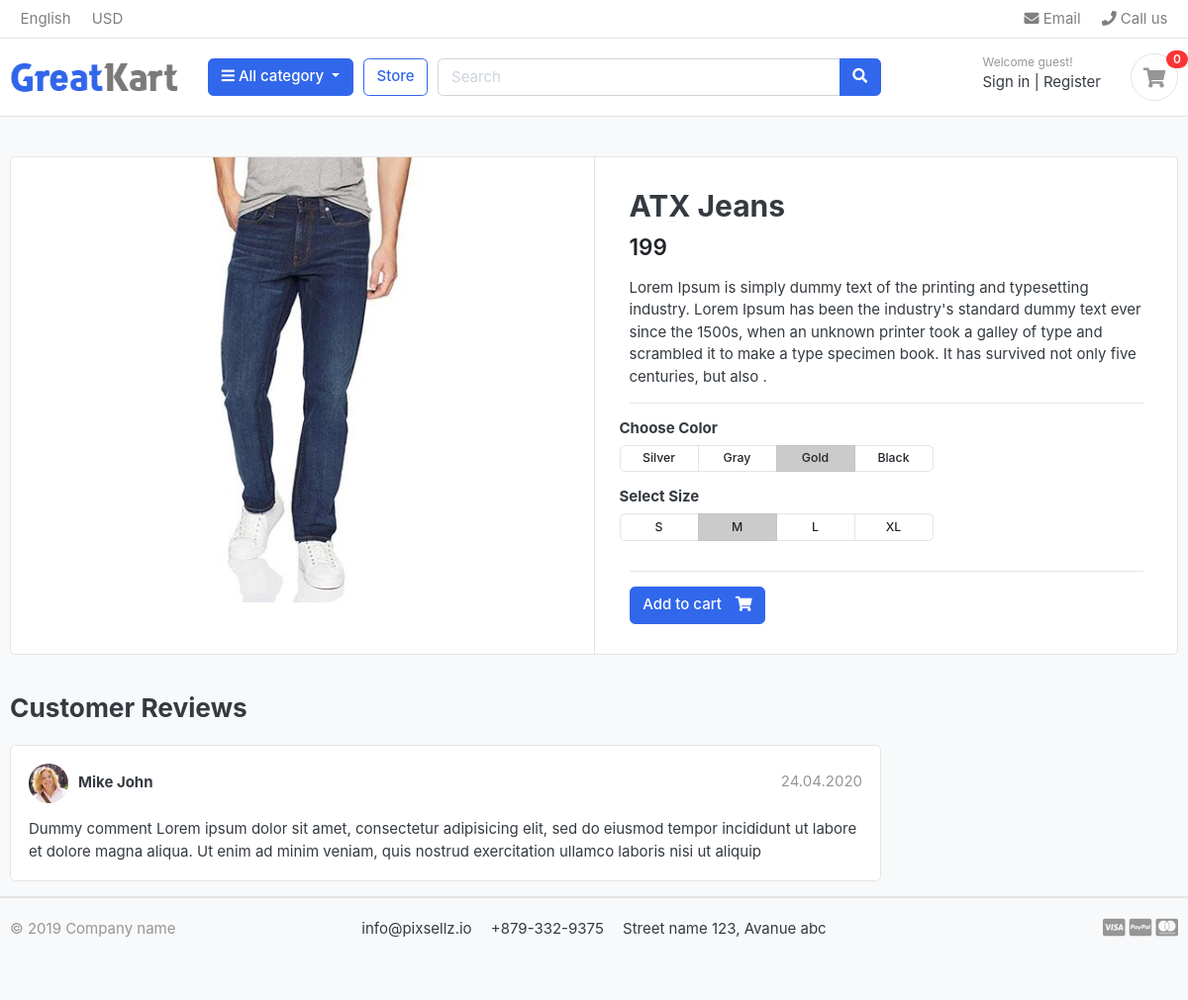
/store/category/jeans/atx-jeans/, run on an earlier commit of the app's database.
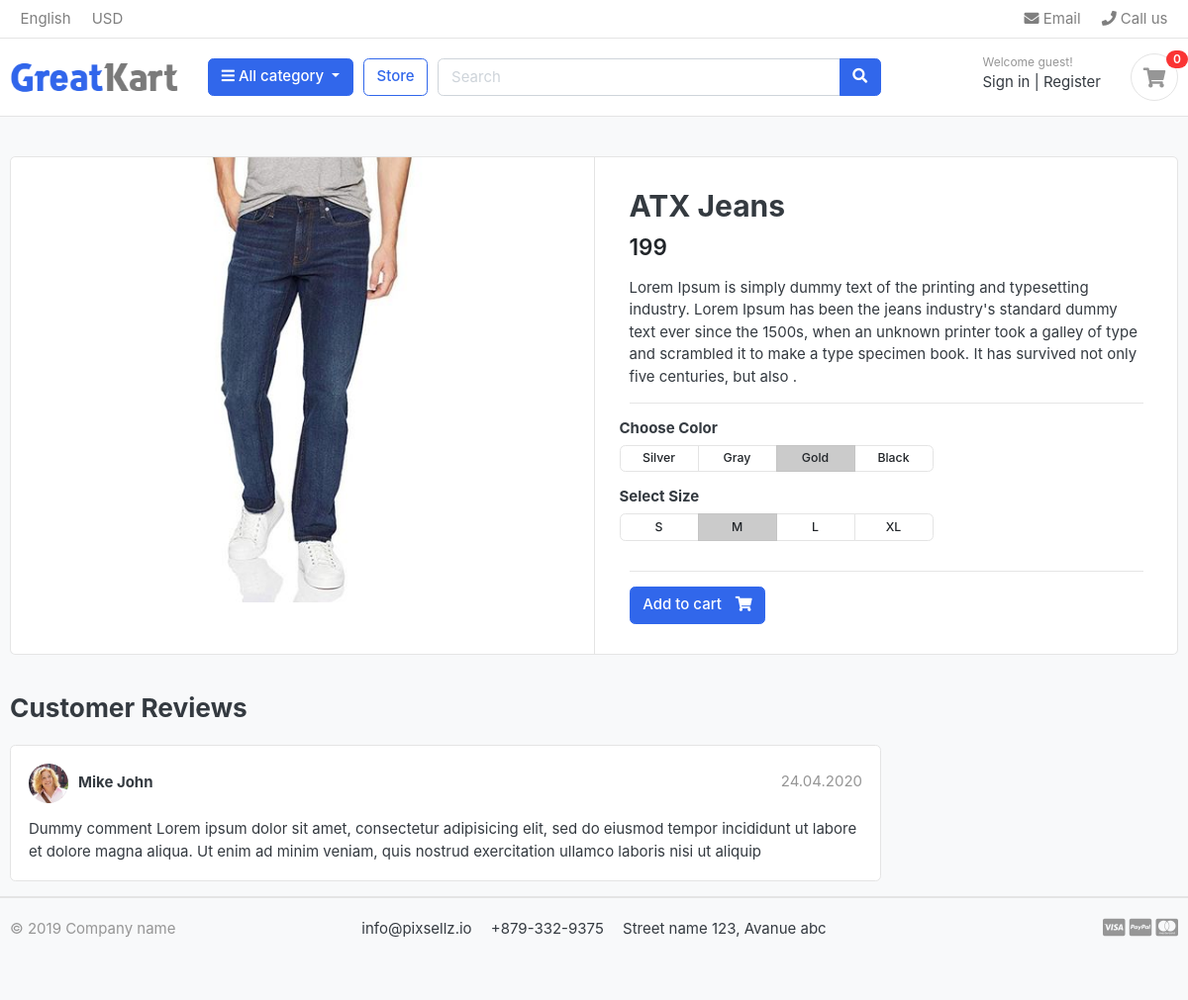
And on a later commit of the database.
### store/models.py (models this page shows, shortened)
class Product(models.Model):
    product_name    = models.CharField(max_length= 200, unique= True)
    slug            = models.SlugField(max_length= 200, unique = True)
    description     = models.TextField(max_length= 500, blank= True)
    price           = models.IntegerField()
    images          = models.ImageField(upload_to= 'photos/products')
    stock           = models.IntegerField()
    is_available    = models.BooleanField(default= True)
    category        = models.ForeignKey(Category, on_delete=models.CASCADE)
    created_date    = models.DateTimeField(auto_now_add=True)
    modified_date   = models.DateTimeField(auto_now= True)

### store/views.py (the view)
# urls.py: path('category/<slug:category_slug>/<slug:product_slug>/',views.product_detail, name='product_detail'),
def product_detail(request,category_slug, product_slug):
    try:
        single_product = Product.objects.get(category__slug=category_slug,slug = product_slug)
        in_cart  = CartItem.objects.filter(cart__cart_id = _cart_id(request), product = single_product).exists()
    except Exception as e:
        raise e
    context = {
        'single_product': single_product,
        'in_cart':in_cart,
    }
    return render(request, 'store/product_detail.html', context)

### carts/context_processors.py (called while the page is built)
def counters(request):
    cart_count = 0
    if 'admin' in request.path:
        return {}
    else:
        try:
            cart = Cart.objects.filter(cart_id =_cart_id(request))
            cart_items = CartItem.objects.all().filter(cart = cart[:1])
            for cart_item in cart_items:
                cart_count += cart_item.quantity
        except Cart.DoesNotExist:
            cart_count = 0
    return dict( cart_count = cart_count )

### carts/views.py (called while the page is built)
def _cart_id(request):
    cart = request.session.session_key
    if not cart:
        cart = request.session.create()
    return cart

### category/context_processors.py (called while the page is built)
def menu_links(request):
    links=Category.objects.all()
    return dict(links =links)

### category/models.py (called while the page is built)
    def get_url(self):
        return reverse('products_by_category', args = [self.slug])

### templates/store/product_detail.html
{% extends "base.html" %}
{% load static%}
{% block content%}
<section class="section-content padding-y bg">
<div class="container">
<div class="card">
	<div class="row no-gutters">
		<aside class="col-md-6">
<article class="gallery-wrap">
	<div class="img-big-wrap">
	   <a href="#"><img src={{single_product.images.url}}></a>
	</div>
</article>
		</aside>
		<main class="col-md-6 border-left">
<article class="content-body">
<h2 class="title">{{single_product.product_name}}</h2>
<div class="mb-3">
	<var class="price h4">{{single_product.price}}</var>
</div>
<p>{{single_product.description}}
<hr>
	<div class="row">
		<div class="item-option-select">
			<h6>Choose Color</h6>
			<div class="btn-group btn-group-sm btn-group-toggle" data-toggle="buttons">
			  <label class="btn btn-light">
			    <input type="radio" name="radio_color"> Silver
			  </label>
			  <label class="btn btn-light">
			    <input type="radio" name="radio_color" > Gray
			  </label>
			  <label class="btn btn-light active">
			    <input type="radio" name="radio_color checked"> Gold
			  </label>
			  <label class="btn btn-light">
			    <input type="radio" name="radio_color"> Black
			  </label>
			</div>
		</div>
	</div>
	<div class="row">
		<div class="item-option-select">
			<h6>Select Size</h6>
			<div class="btn-group btn-group-sm btn-group-toggle" data-toggle="buttons">
			  <label class="btn btn-light">
			    <input type="radio" name="radio_color"> S
			  </label>
			  <label class="btn btn-light active">
			    <input type="radio" name="radio_color" checked> M
			  </label>
			  <label class="btn btn-light">
			    <input type="radio" name="radio_color"> L
			  </label>
			  <label class="btn btn-light">
			    <input type="radio" name="radio_color"> XL
			  </label>
			</div>
		</div>
	</div>
	<hr>
    {% if single_product.stock <= 0 %}
        <h5 class="text-danger">Out of Stock</h5>
    {% else %}
		{% if in_cart %}
			<a href="#" class="btn  btn-success"> <span class="text">Added to cart</span> <i class="fas fa-check"></i>  </a>
			<a href="{% url 'cart' %}" class="btn  btn-outline-primary"> <span class="text">View Cart</span> <i class="fas fa-eye"></i>  </a>
		{% else %}
        	<a href="{% url 'add_cart' single_product.id %}" class="btn  btn-primary"> <span class="text">Add to cart</span> <i class="fas fa-shopping-cart"></i>  </a>
		{% endif %}
    {% endif %}
</article>
		</main>
	</div>
</div>
<br>
<div class="row">
			<div class="col-md-9">
	<header class="section-heading">
		<h3>Customer Reviews </h3>
	</header>
	<article class="box mb-3">
		<div class="icontext w-100">
			<img src={% static './images/avatars/avatar1.jpg' %} class="img-xs icon rounded-circle">
			<div class="text">
				<span class="date text-muted float-md-right">24.04.2020 </span>
				<h6 class="mb-1">Mike John </h6>
			</div>
		</div>
		<div class="mt-3">
			<p>
				Dummy comment Lorem ipsum dolor sit amet, consectetur adipisicing elit, sed do eiusmod
				tempor incididunt ut labore et dolore magna aliqua. Ut enim ad minim veniam,
				quis nostrud exercitation ullamco laboris nisi ut aliquip
			</p>
		</div>
	</article>
	</div>
</div>
</div> <!-- c
{% endblock %}

### templates/base.html (shortened to what this page needs)
{% load static %}
<!DOCTYPE HTML>
<html lang="en">
<head>
<link href="{%static 'css/bootstrap.css'%}" rel="stylesheet" type="text/css"/>
<link href="{%static 'fonts/fontawesome/css/all.min.css'%}" type="text/css" rel="stylesheet">
<link href="{% static 'css/ui.css' %}" rel="stylesheet" type="text/css"/>
<link href="{%static 'css/responsive.css'%}" rel="stylesheet" media="only screen and (max-width: 1200px)" />
</head>
<body>
    {% include 'includes/navbar.html' %}
    {%block content%}{% endblock %}
{% include 'includes/footer.html' %}

### templates/includes/navbar.html (shortened to what this page needs)
{%load static %}
<header class="section-header">
<nav class="navbar p-md-0 navbar-expand-sm navbar-light border-bottom">
<div class="container">
  <div class="collapse navbar-collapse" id="navbarTop4">
    <ul class="navbar-nav mr-auto">
    	<li class="nav-item dropdown">
		 	<a href="#" class="nav-link">   English </a>
		</li>
		<li class="nav-item dropdown">
			<a href="#" class="nav-link"> USD </a>
		</li>
    </ul>
    <ul class="navbar-nav">
		<li><a href="#" class="nav-link"> <i class="fa fa-envelope"></i> Email </a></li>
		<li><a href="#" class="nav-link"> <i class="fa fa-phone"></i> Call us </a></li>
	</ul>
  </div>
</div>
</nav>
<section class="header-main border-bottom">
	<div class="container">
<div class="row align-items-center">
	<div class="col-lg-2 col-md-3 col-6">
		<a href="{% url 'home' %}" class="brand-wrap">
			<img class="logo" src="{%static './images/logo.png'%}">
		</a>
	</div>
	<div class="col-lg col-sm col-md col-6 flex-grow-0">
		<div class="category-wrap dropdown d-inline-block float-right">
			<button type="button" class="btn btn-primary dropdown-toggle" data-toggle="dropdown">
				<i class="fa fa-bars"></i> All category
			</button>
		</div>
	</div>
	<a href="{% url 'store' %}" class="btn btn-outline-primary">Store</a>
	<div class="col-lg  col-md-6 col-sm-12 col">
		<form action="{% url 'search' %}" class="search" method= 'GET'>
			<div class="input-group w-100">
			    <input type="text" class="form-control" style="width:60%;" placeholder="Search"  name='keyword'>
			    <div class="input-group-append">
			      <button class="btn btn-primary" type="submit">
			        <i class="fa fa-search"></i>
			      </button>
			    </div>
		    </div>
		</form>
	</div>
	<div class="col-lg-3 col-sm-6 col-8 order-2 order-lg-3">
				<div class="d-flex justify-content-end mb-3 mb-lg-0">
					<div class="widget-header">
						<small class="title text-muted">Welcome guest!</small>
						<div>
							<a href="./signin.html">Sign in</a> <span class="dark-transp"> | </span>
							<a href="./register.html"> Register</a>
						</div>
					</div>
					<a href="{% url 'cart' %}" class="widget-header pl-3 ml-3">
						<div class="icon icon-sm rounded-circle border"><i class="fa fa-shopping-cart"></i></div>
						<span class="badge badge-pill badge-danger notify">{{cart_count}}</span>
					</a>
				</div>
			</div>
</div>
	</div>
</section>
</header>

### templates/includes/footer.html
<footer class="section-footer border-top">
	<div class="container">
		<section class="footer-bottom border-top row">
			<div class="col-md-2">
				<p class="text-muted"> &copy 2019 Company name </p>
			</div>
			<div class="col-md-8 text-md-center">
				<span  class="px-2">info@pixsellz.io</span>
				<span  class="px-2">+879-332-9375</span>
				<span  class="px-2">Street name 123, Avanue abc</span>
			</div>
			<div class="col-md-2 text-md-right text-muted">
				<i class="fab fa-lg fa-cc-visa"></i>
				<i class="fab fa-lg fa-cc-paypal"></i>
				<i class="fab fa-lg fa-cc-mastercard"></i>
			</div>
		</section>
	</div>
</footer>

### greatkart/static/css/ui.css (style rules this page uses)
html { font-family: "Inter", sans-serif; font-size: 15px; }
.content-body { flex: 1 1 auto; padding: 2rem 2.3rem; }
.icon-xs, .icon-sm, .icon-md, .icon-lg { display: inline-block; text-align: center; flex-shrink: 0; flex-grow: 0; }
.icon-sm { width: 48px; height: 48px; line-height: 48px !important; font-size: 20px; }
.img-xs, .img-sm, .img-md, .img-lg { -o-object-fit: cover; object-fit: cover; flex-shrink: 0; flex-grow: 0; }
.img-xs { width: 40px; height: 40px; }
.padding-y { padding-top: 40px; padding-bottom: 40px; }
var { font-style: normal; }
article:after, .form-group:after { display: block; clear: both; content: ""; }
.bg { background-color: #f8f9fa; }
.section-heading { margin-bottom: 20px; margin-top: 15px; }
p:last-child { margin-bottom: 0; }
.header-main { position: relative; padding-top: 1rem; padding-bottom: 1rem; }
.brand-wrap .logo, .navbar-brand .logo { margin-right: 7px; max-height: 42px; display: inline-block; }
.widget-header { display: inline-block; vertical-align: middle; position: relative; }
.widget-header a { color: #343a40; }
.widget-header i { color: #969696; }
.widget-header .title { display: block; }
.widget-header .notify { position: absolute; top: -3px; right: -10px; }
.footer-bottom { padding-top: 20px; padding-bottom: 20px; }
.btn-light { background-color: #fff; border-color: #e4e4e4; }
.btn .text + i { margin-left: 10px; }
.icontext { display: inline-flex; align-items: center; vertical-align: middle; }
.icontext .text { width: 100%; line-height: 1.2; }
.icontext .icon { position: relative; margin-right: 10px; flex-shrink: 0; flex-grow: 0; }
.notify { position: absolute; top: -4px; right: -10px; display: inline-block; padding: 0.25em 0.6em; font-size: 12px; line-height: 1; text-align: center; border-radius: 3rem; color: #fff; background-color: #fa3434; }
.price { font-weight: 600; color: #212529; }
.box { padding: 18px; background: #fff; border-radius: 0.37rem; border: 1px solid #e4e4e4; }
.box img { max-width: 100%; }
.gallery-wrap .img-big-wrap { margin-bottom: 10px; border-radius: 0.37rem; overflow: hidden; background-color: #fff; }
.gallery-wrap .img-big-wrap a { text-align: center; display: block; }
.gallery-wrap .img-big-wrap img { height: 450px; width: auto; display: inline-block; }
.item-option-select { margin-bottom: 1rem; display: inline-block; margin-right: 15px; }
.item-option-select .btn { min-width: 80px; }

What changed in the data, as far as the page shows it:
changed Product "ATX Jeans": description "…Ipsum has been the industry's standard dummy text…" → "…Ipsum has been the jeans industry's standard dummy text…"
